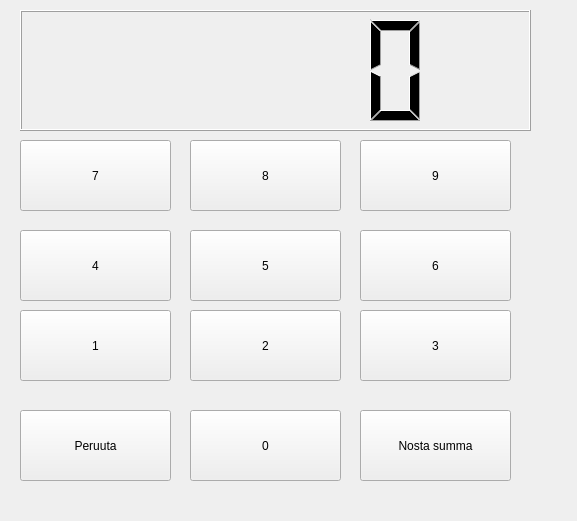
<?xml version="1.0" encoding="UTF-8"?>
<ui version="4.0">
 <class>Numpad</class>
 <widget class="QWidget" name="Numpad">
  <property name="geometry">
   <rect>
    <x>0</x>
    <y>0</y>
    <width>577</width>
    <height>521</height>
   </rect>
  </property>
  <property name="windowTitle">
   <string>Form</string>
  </property>
  <widget class="NumpadButtons" name="btn7">
   <property name="geometry">
    <rect>
     <x>20</x>
     <y>140</y>
     <width>151</width>
     <height>71</height>
    </rect>
   </property>
   <property name="text">
    <string>7</string>
   </property>
  </widget>
  <widget class="NumpadButtons" name="btn4">
   <property name="geometry">
    <rect>
     <x>20</x>
     <y>230</y>
     <width>151</width>
     <height>71</height>
    </rect>
   </property>
   <property name="text">
    <string>4</string>
   </property>
  </widget>
  <widget class="NumpadButtons" name="btn1">
   <property name="geometry">
    <rect>
     <x>20</x>
     <y>310</y>
     <width>151</width>
     <height>71</height>
    </rect>
   </property>
   <property name="text">
    <string>1</string>
   </property>
  </widget>
  <widget class="NumpadButtons" name="btn8">
   <property name="geometry">
    <rect>
     <x>190</x>
     <y>140</y>
     <width>151</width>
     <height>71</height>
    </rect>
   </property>
   <property name="text">
    <string>8</string>
   </property>
  </widget>
  <widget class="NumpadButtons" name="btn5">
   <property name="geometry">
    <rect>
     <x>190</x>
     <y>230</y>
     <width>151</width>
     <height>71</height>
    </rect>
   </property>
   <property name="text">
    <string>5</string>
   </property>
  </widget>
  <widget class="NumpadButtons" name="btn2">
   <property name="geometry">
    <rect>
     <x>190</x>
     <y>310</y>
     <width>151</width>
     <height>71</height>
    </rect>
   </property>
   <property name="text">
    <string>2</string>
   </property>
  </widget>
  <widget class="NumpadButtons" name="btn9">
   <property name="geometry">
    <rect>
     <x>360</x>
     <y>140</y>
     <width>151</width>
     <height>71</height>
    </rect>
   </property>
   <property name="text">
    <string>9</string>
   </property>
  </widget>
  <widget class="NumpadButtons" name="btn6">
   <property name="geometry">
    <rect>
     <x>360</x>
     <y>230</y>
     <width>151</width>
     <height>71</height>
    </rect>
   </property>
   <property name="text">
    <string>6</string>
   </property>
  </widget>
  <widget class="NumpadButtons" name="btn3">
   <property name="geometry">
    <rect>
     <x>360</x>
     <y>310</y>
     <width>151</width>
     <height>71</height>
    </rect>
   </property>
   <property name="text">
    <string>3</string>
   </property>
  </widget>
  <widget class="QPushButton" name="btnPeruuta">
   <property name="geometry">
    <rect>
     <x>20</x>
     <y>410</y>
     <width>151</width>
     <height>71</height>
    </rect>
   </property>
   <property name="text">
    <string>Peruuta</string>
   </property>
  </widget>
  <widget class="NumpadButtons" name="btn0">
   <property name="geometry">
    <rect>
     <x>190</x>
     <y>410</y>
     <width>151</width>
     <height>71</height>
    </rect>
   </property>
   <property name="text">
    <string>0</string>
   </property>
  </widget>
  <widget class="QPushButton" name="btnNostaSumma">
   <property name="geometry">
    <rect>
     <x>360</x>
     <y>410</y>
     <width>151</width>
     <height>71</height>
    </rect>
   </property>
   <property name="text">
    <string>Nosta summa</string>
   </property>
  </widget>
  <widget class="QLCDNumber" name="lcdNumber">
   <property name="geometry">
    <rect>
     <x>20</x>
     <y>10</y>
     <width>511</width>
     <height>121</height>
    </rect>
   </property>
  </widget>
 </widget>
 <customwidgets>
  <customwidget>
   <class>NumpadButtons</class>
   <extends>QPushButton</extends>
   <header location="global">Numpadbuttons.h</header>
  </customwidget>
 </customwidgets>
 <resources/>
 <connections/>
</ui>
